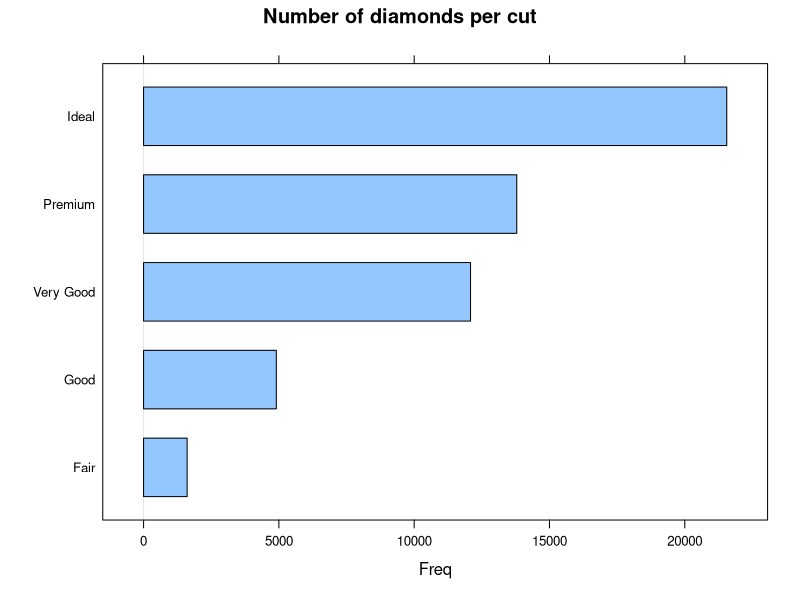
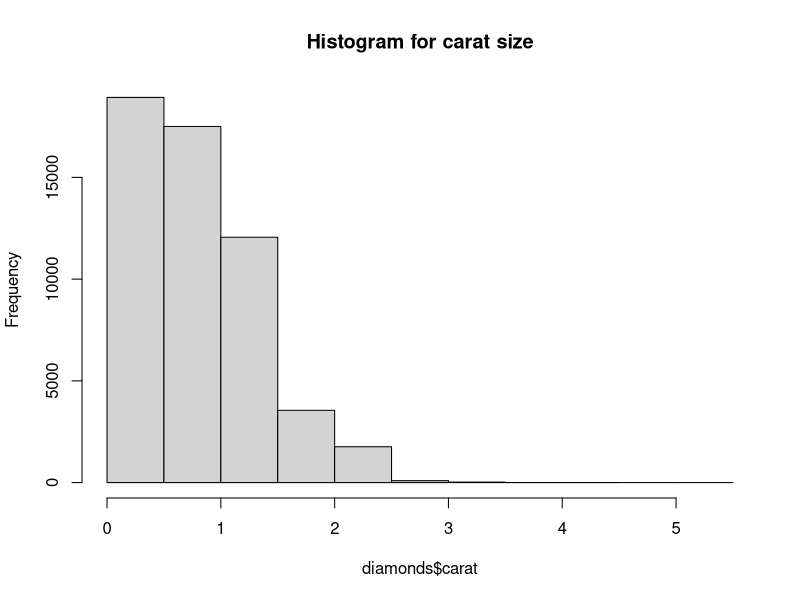
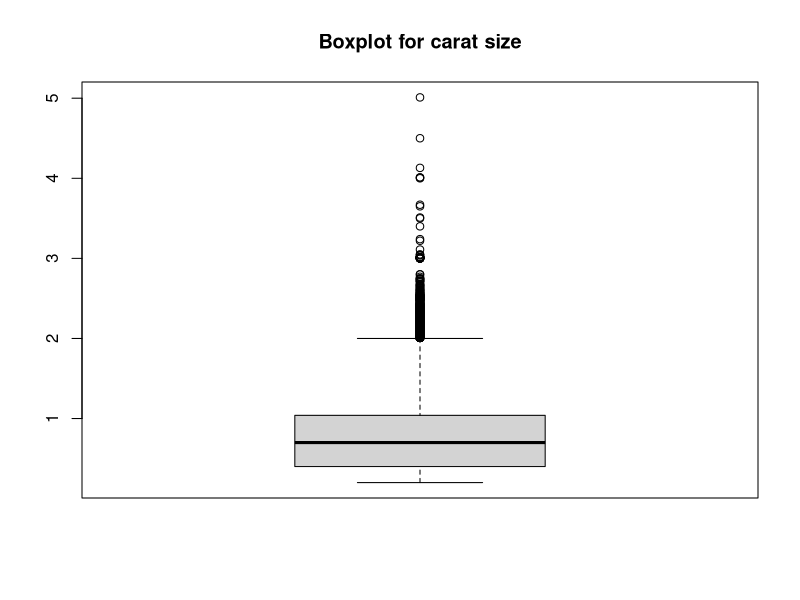
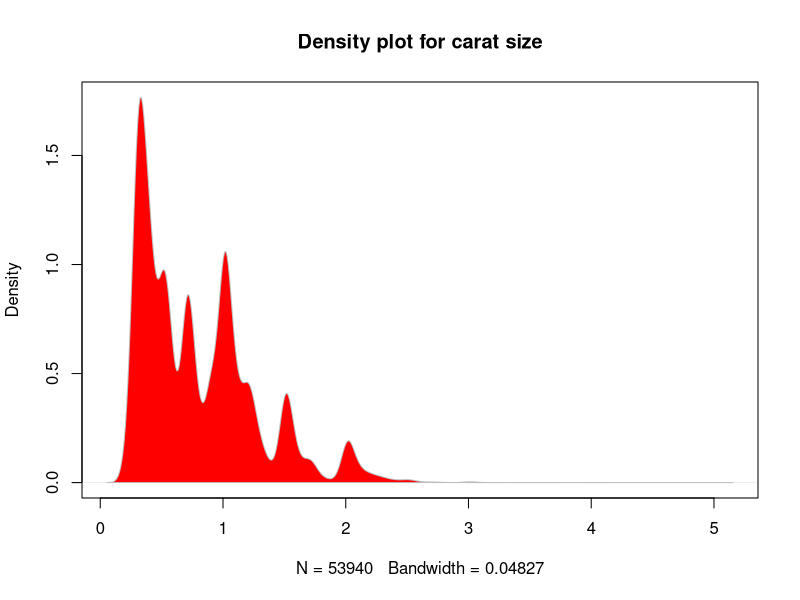
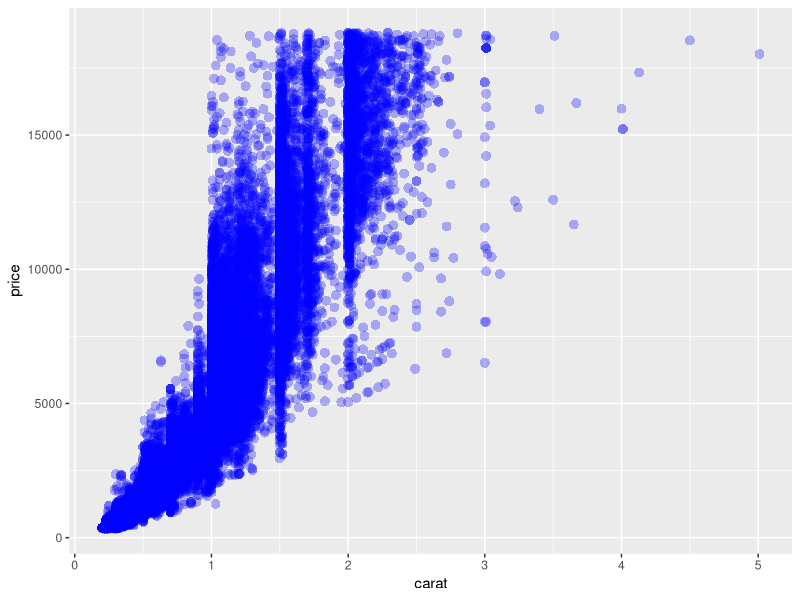
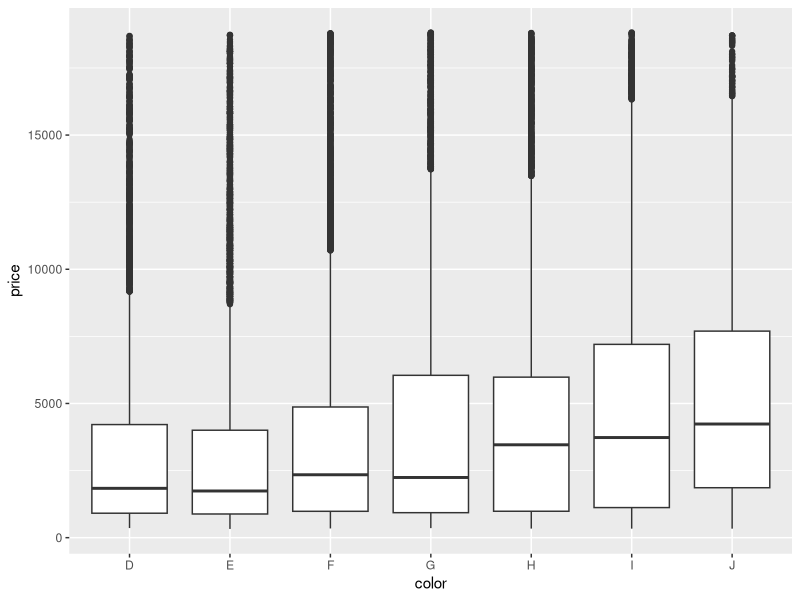

Write R code to recreate these figures, in order.
## ---- chunk 1
library(ggplot2)
data("diamonds")
attach(diamonds)
head(diamonds)
## ---- chunk 2
table(diamonds$clarity)
## ---- chunk 3
unique(cut)
## ---- chunk 4
table(diamonds$cut)

## ---- chunk 5
library(dplyr)
diamonds %>%
  group_by(color) %>%
  summarise_at(vars(carat), funs(mean(., na.rm=TRUE)))

## ---- chunk 6
require(lattice)
barchart(table(diamonds$cut),main="Number of diamonds per cut")

## ---- chunk 7
# Histogram plot
hist(diamonds$carat,main = "Histogram for carat size")

# Boxplot
boxplot(diamonds$carat,main="Boxplot for carat size")

#Density plot
d <- density(diamonds$carat)
plot(d, type="n", main="Density plot for carat size")
polygon(d, col="red", border="gray")

## ---- chunk 8
ggplot(diamonds, aes(carat,price)) + geom_point(alpha=0.3,col="#0000ff22", pch=16,cex=3)

## ---- chunk 9
qplot(color,price,data=diamonds, geom = "boxplot")

